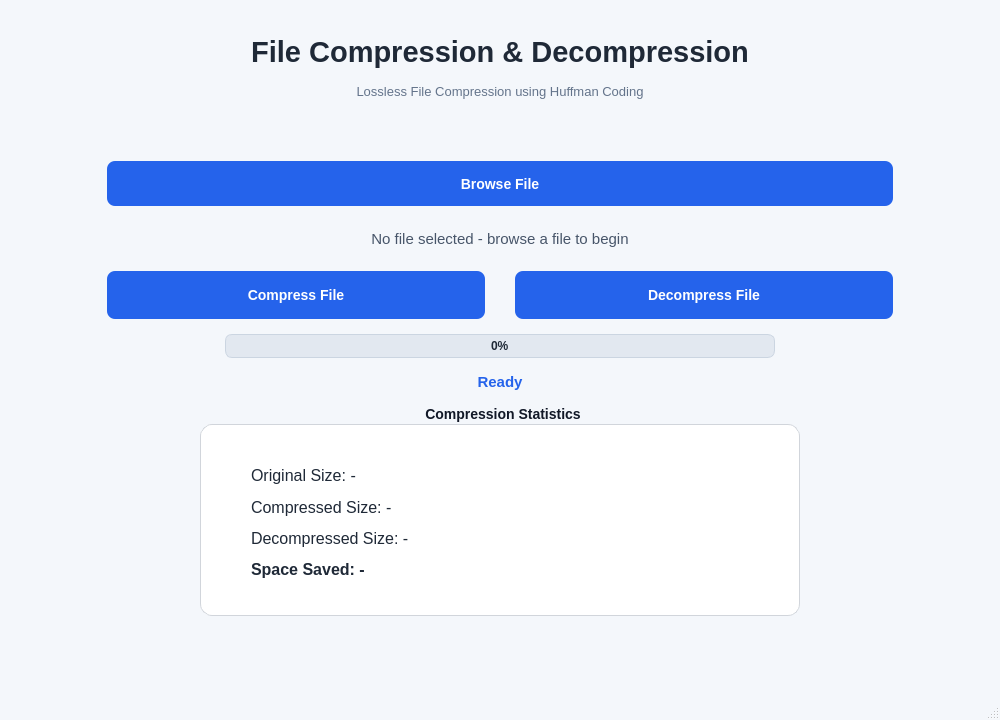
<?xml version="1.0" encoding="UTF-8"?>
<ui version="4.0">
 <class>MainWindow</class>

 <widget class="QMainWindow" name="MainWindow">

  <property name="geometry">
   <rect>
    <x>0</x>
    <y>0</y>
    <width>1000</width>
    <height>720</height>
   </rect>
  </property>

  <property name="minimumSize">
   <size>
    <width>800</width>
    <height>650</height>
   </size>
  </property>

  <property name="windowTitle">
   <string>File Compressor</string>
  </property>

  <property name="styleSheet">
   <string notr="true">

QMainWindow {
    background-color: #F4F7FB;
}

QLabel {
    color: #1F2937;
}

QPushButton {
    background-color: #2563EB;
    color: white;
    border: none;
    border-radius: 8px;
    padding: 10px 20px;
    font-size: 14px;
    font-weight: 600;
}

QPushButton:hover {
    background-color: #1D4ED8;
}

QPushButton:pressed {
    background-color: #1E40AF;
}

QProgressBar {
    border: 1px solid #CBD5E1;
    border-radius: 7px;
    background-color: #E2E8F0;
    text-align: center;
    min-height: 18px;
    color: #1F2937;
    font-weight: 600;
}

QProgressBar::chunk {
    background-color: #2563EB;
    border-radius: 6px;
}

QGroupBox {
    background-color: white;
    border: 1px solid #D1D5DB;
    border-radius: 12px;
    margin-top: 18px;
    padding: 15px;
    font-size: 14px;
    font-weight: bold;
    color: #111827;
}

QGroupBox::title {
    subcontrol-origin: margin;
    subcontrol-position: top center;
    padding: 0px 10px;
}

   </string>
  </property>


  <widget class="QWidget" name="centralwidget">

   <layout class="QVBoxLayout" name="mainLayout">

    <property name="leftMargin">
     <number>100</number>
    </property>

    <property name="rightMargin">
     <number>100</number>
    </property>

    <property name="topMargin">
     <number>35</number>
    </property>

    <property name="bottomMargin">
     <number>35</number>
    </property>

    <property name="spacing">
     <number>15</number>
    </property>


    <!-- TITLE -->

    <item>
     <widget class="QLabel" name="label">

      <property name="font">
       <font>
        <pointsize>22</pointsize>
        <bold>true</bold>
       </font>
      </property>

      <property name="text">
       <string>File Compression &amp; Decompression</string>
      </property>

      <property name="alignment">
       <set>Qt::AlignCenter</set>
      </property>

     </widget>
    </item>


    <!-- SUBTITLE -->

    <item>
     <widget class="QLabel" name="subtitleLabel">

      <property name="font">
       <font>
        <pointsize>10</pointsize>
       </font>
      </property>

      <property name="styleSheet">
       <string notr="true">
color: #64748B;
       </string>
      </property>

      <property name="text">
       <string>Lossless File Compression using Huffman Coding</string>
      </property>

      <property name="alignment">
       <set>Qt::AlignCenter</set>
      </property>

     </widget>
    </item>
    <!-- SPACER -->

    <item>
     <spacer name="titleSpacer">

      <property name="orientation">
       <enum>Qt::Vertical</enum>
      </property>

      <property name="sizeHint">
       <size>
        <width>20</width>
        <height>10</height>
       </size>
      </property>

     </spacer>
    </item>


    <!-- BROWSE BUTTON -->

    <item>
     <layout class="QHBoxLayout" name="browseLayout">

      <item>
       <spacer name="browseLeftSpacer">
        <property name="orientation">
         <enum>Qt::Horizontal</enum>
        </property>
       </spacer>
      </item>

      <item>
       <widget class="QPushButton" name="selectFileButton">

        <property name="minimumSize">
         <size>
          <width>150</width>
          <height>45</height>
         </size>
        </property>

        <property name="text">
         <string>Browse File</string>
        </property>

       </widget>
      </item>

      <item>
       <spacer name="browseRightSpacer">
        <property name="orientation">
         <enum>Qt::Horizontal</enum>
        </property>
       </spacer>
      </item>

     </layout>
    </item>


    <!-- SELECTED FILE -->

    <item>
     <widget class="QLabel" name="filePathLabel">

      <property name="minimumSize">
       <size>
        <width>0</width>
        <height>35</height>
       </size>
      </property>

      <property name="font">
       <font>
        <pointsize>11</pointsize>
       </font>
      </property>

      <property name="styleSheet">
       <string notr="true">
color: #475569;
       </string>
      </property>

      <property name="text">
       <string>No file selected - browse a file to begin</string>
      </property>

      <property name="alignment">
       <set>Qt::AlignCenter</set>
      </property>

     </widget>
    </item>


    <!-- BUTTONS -->

    <item>
     <layout class="QHBoxLayout" name="buttonLayout">

      <property name="spacing">
       <number>30</number>
      </property>

      <item>
       <spacer name="buttonLeftSpacer">
        <property name="orientation">
         <enum>Qt::Horizontal</enum>
        </property>
       </spacer>
      </item>


      <item>
       <widget class="QPushButton" name="compressButton">

        <property name="minimumSize">
         <size>
          <width>170</width>
          <height>48</height>
         </size>
        </property>

        <property name="text">
         <string>Compress File</string>
        </property>

       </widget>
      </item>


      <item>
       <widget class="QPushButton" name="decompressButton">

        <property name="minimumSize">
         <size>
          <width>170</width>
          <height>48</height>
         </size>
        </property>

        <property name="text">
         <string>Decompress File</string>
        </property>

       </widget>
      </item>


      <item>
       <spacer name="buttonRightSpacer">
        <property name="orientation">
         <enum>Qt::Horizontal</enum>
        </property>
       </spacer>
      </item>

     </layout>
    </item>


    <!-- PROGRESS -->

    <item>
     <layout class="QHBoxLayout" name="progressLayout">

      <item>
       <spacer name="progressLeftSpacer">
        <property name="orientation">
         <enum>Qt::Horizontal</enum>
        </property>
       </spacer>
      </item>


      <item>
       <widget class="QProgressBar" name="progressBar">

        <property name="minimumSize">
         <size>
          <width>450</width>
          <height>25</height>
         </size>
        </property>

        <property name="maximumSize">
         <size>
          <width>550</width>
          <height>25</height>
         </size>
        </property>

        <property name="value">
         <number>0</number>
        </property>

       </widget>
      </item>


      <item>
       <spacer name="progressRightSpacer">
        <property name="orientation">
         <enum>Qt::Horizontal</enum>
        </property>
       </spacer>
      </item>

     </layout>
    </item>


    <!-- STATUS -->

    <item>
     <widget class="QLabel" name="statusLabel">

      <property name="font">
       <font>
        <pointsize>11</pointsize>
        <bold>true</bold>
       </font>
      </property>

      <property name="styleSheet">
       <string notr="true">
color: #2563EB;
       </string>
      </property>

      <property name="text">
       <string>Ready</string>
      </property>

      <property name="alignment">
       <set>Qt::AlignCenter</set>
      </property>

     </widget>
    </item>


    <!-- STATISTICS -->

    <item>
     <layout class="QHBoxLayout" name="statisticsOuterLayout">

      <item>
       <spacer name="statisticsLeftSpacer">
        <property name="orientation">
         <enum>Qt::Horizontal</enum>
        </property>
       </spacer>
      </item>


      <item>
       <widget class="QGroupBox" name="statisticsGroupBox">

        <property name="minimumSize">
         <size>
          <width>500</width>
          <height>210</height>
         </size>
        </property>

        <property name="maximumSize">
         <size>
          <width>600</width>
          <height>220</height>
         </size>
        </property>

        <property name="title">
         <string>Compression Statistics</string>
        </property>


        <layout class="QVBoxLayout" name="statisticsLayout">

         <property name="leftMargin">
          <number>35</number>
         </property>

         <property name="rightMargin">
          <number>35</number>
         </property>

         <property name="topMargin">
          <number>25</number>
         </property>

         <property name="bottomMargin">
          <number>20</number>
         </property>

         <property name="spacing">
          <number>10</number>
         </property>


         <item>
          <widget class="QLabel" name="originalSizeLabel">

           <property name="font">
            <font>
             <pointsize>12</pointsize>
            </font>
           </property>

           <property name="text">
            <string>Original Size: -</string>
           </property>

          </widget>
         </item>


         <item>
          <widget class="QLabel" name="compressedSizeLabel">

           <property name="font">
            <font>
             <pointsize>12</pointsize>
            </font>
           </property>

           <property name="text">
            <string>Compressed Size: -</string>
           </property>

          </widget>
         </item>


         <item>
          <widget class="QLabel" name="decompressedSizeLabel">

           <property name="font">
            <font>
             <pointsize>12</pointsize>
            </font>
           </property>

           <property name="text">
            <string>Decompressed Size: -</string>
           </property>

          </widget>
         </item>


         <item>
          <widget class="QLabel" name="compressionRatioLabel">

           <property name="font">
            <font>
             <pointsize>12</pointsize>
             <bold>true</bold>
            </font>
           </property>

           <property name="text">
            <string>Space Saved: -</string>
           </property>

          </widget>
         </item>

        </layout>

       </widget>
      </item>


      <item>
       <spacer name="statisticsRightSpacer">
        <property name="orientation">
         <enum>Qt::Horizontal</enum>
        </property>
       </spacer>
      </item>

     </layout>
    </item>


    <!-- BOTTOM SPACE -->

    <item>
     <spacer name="bottomSpacer">

      <property name="orientation">
       <enum>Qt::Vertical</enum>
      </property>

      <property name="sizeHint">
       <size>
        <width>20</width>
        <height>10</height>
       </size>
      </property>

     </spacer>
    </item>


   </layout>
  </widget>


  <widget class="QMenuBar" name="menubar"/>

  <widget class="QStatusBar" name="statusbar"/>

 </widget>

 <resources/>
 <connections/>

</ui>
